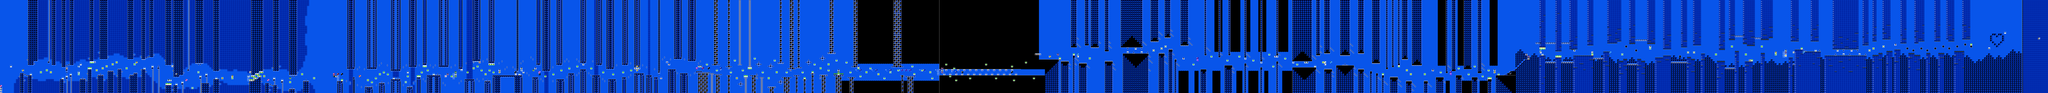

This is a level from a 2D game, rendered from its Tiled map with the project's own tilesets. A one-line summary and the map file follow, with tile-layer data summarised:
An orthogonal 1027x47 tile map with 16x16 px tiles, 2 tile layers (SP, ...), 2 tilesets.

<map version="1.10" tiledversion="1.11.0" orientation="orthogonal" renderorder="right-down" width="1027" height="47" tilewidth="16" tileheight="16" infinite="0" nextlayerid="3" nextobjectid="1">
 <editorsettings>
  <chunksize width="16" height="27" />
  <export target="../LEVELS/LEVEL DATA/sunshine.csv" format="csv" />
 </editorsettings>
 <tileset firstgid="1" name="famidash" tilewidth="16" tileheight="16" tilecount="256" columns="16">
  <image source="../GRAPHICS/famidash.bmp" width="256" height="256" />
 </tileset>
 <tileset firstgid="257" name="sprites" tilewidth="16" tileheight="16" tilecount="256" columns="16">
  <image source="../GRAPHICS/sprites.png" width="256" height="256" />
 </tileset>
 <layer id="1" width="1027" height="47">
  <data>[48269 cells, 48269 non-empty, 72 distinct tile ids]</data>
 </layer>
 <layer id="2" name="SP" width="1027" height="47">
  <data>[48269 cells, 380 non-empty, 63 distinct tile ids]</data>
 </layer>
</map>
